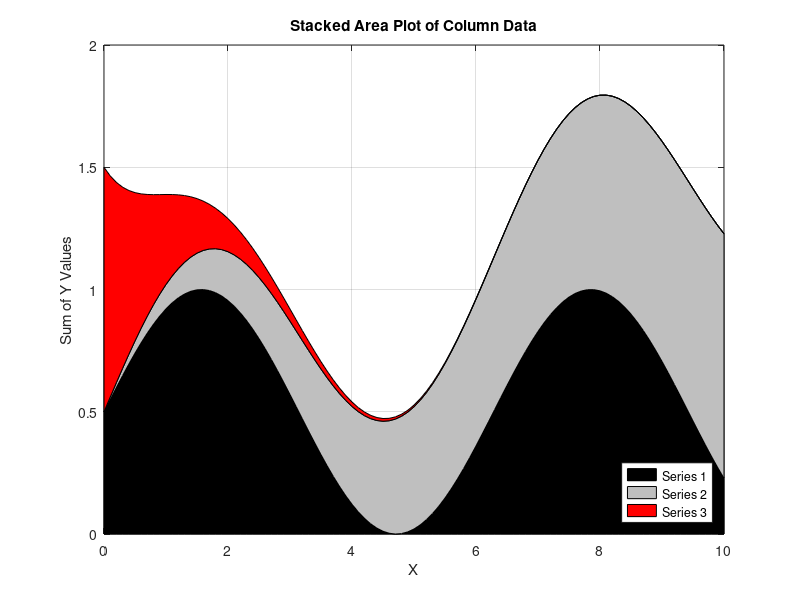

MATLAB code to generate this figure:
clc; clear all;

% Create line plot from column data

% importdata(filename, delimiter, num_headerlines)
M = importdata('example_data/column_data.txt', ' ', 0);

% area(x, Ymatrix)
h = area(M(:,1), M(:,2:4));
set(h(1), 'FaceColor', [0 0 0]);
set(h(2), 'FaceColor', 0.75*ones(1,3));
set(h(3), 'FaceColor', 'r');

xlabel('X');
ylabel('Sum of Y Values');
title('Stacked Area Plot of Column Data');
grid on;
legend({'Series 1', 'Series 2', 'Series 3'}, 'location', 'southeast');